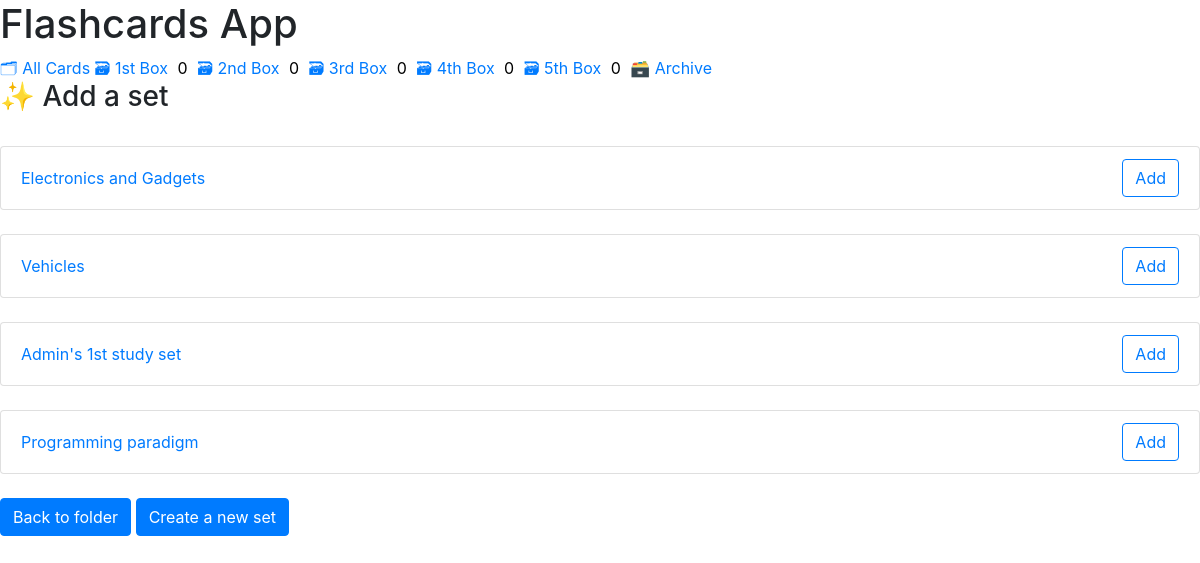
Before: /folder/1/set-add with the older database file.
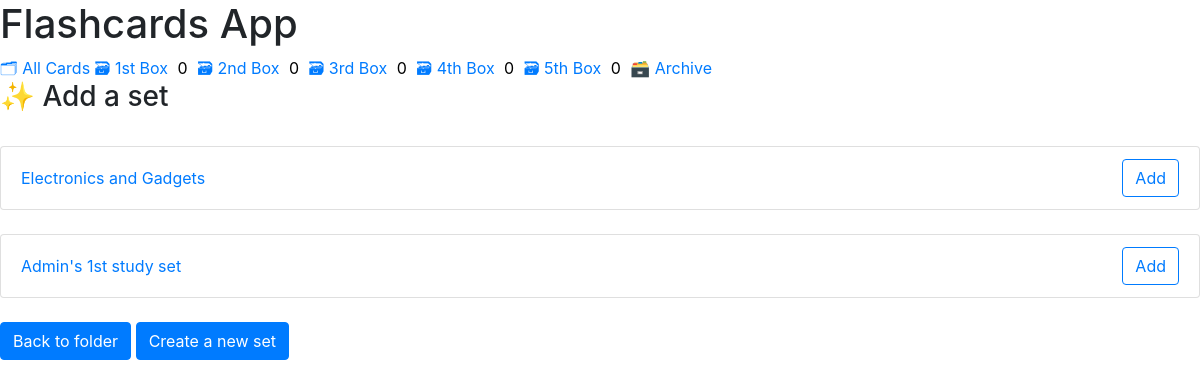
After: the same page with the newer database file.
### cards/models.py (models this page shows, shortened)
class StudySet(BaseModel):
    title = models.CharField(max_length=1024)
    description = models.TextField(null=True, blank=True)
    card_count = models.PositiveIntegerField(default=0)
    author = models.ForeignKey(CustomUser, on_delete=models.CASCADE, related_name='user_studyset')
    folder = models.ForeignKey(
        Folder,
        on_delete=models.DO_NOTHING,
        blank=True, null=True,
        related_name='folder_studyset'
    )

### cards/views.py (the view)
# urls.py: path('folder/<int:folder>/set-add', FolderNoneSetList, name='folder-none-set'),
def FolderNoneSetList(request, folder):
    folder_none_sets = StudySet.objects.all().filter(folder=None)
    context = {
        'sets': folder_none_sets,
        'folder': folder,
    }
    return render(request, 'cards/folder_addset.html', context)

### templates/templatetags/cards_tags.py (called while the page is built)
@register.inclusion_tag('cards/box_link.html')
def boxes_as_links(username):
    boxes = []
    for box_num in BOXES:
        card_count = Card.objects.all().filter(
            box=box_num,
            is_archive=False,
            study_set__author__username=username
        ).count()
        boxes.append({
            'number': box_num,
            'card_count': card_count,
        })
    return {'boxes': boxes}

### templates/cards/folder_addset.html
{% extends './base.html' %}
{% load crispy_forms_tags %}
{% block content %}
    <h3>✨ Add a set</h3>
    <br>
    {% for set in sets %}
        <ul class="list-group">
            <li class="list-group-item d-flex justify-content-between align-items-center">
                <a href="{% url 'studyset-detail' set.id %}" >{{set.title}}</a>
                <a class="btn btn-outline-primary" href="{% url 'folder-set-add' folder_id=folder set_id=set.id %}" >Add</a>
            </li>
        </ul>
        <br>
    {% endfor %}
    <a class="btn btn-primary" href="{% url 'folder-detail' folder %}" role="button">Back to folder</a>
    <a class="btn btn-primary" href="{% url 'studyset-create' %}" role="button">Create a new set</a>
{% endblock %}

Changed rows visible on the page:
no longer on this page (row edited): StudySet: title "Vehicles"
no longer on this page (row edited): StudySet: title "Programming paradigm"
